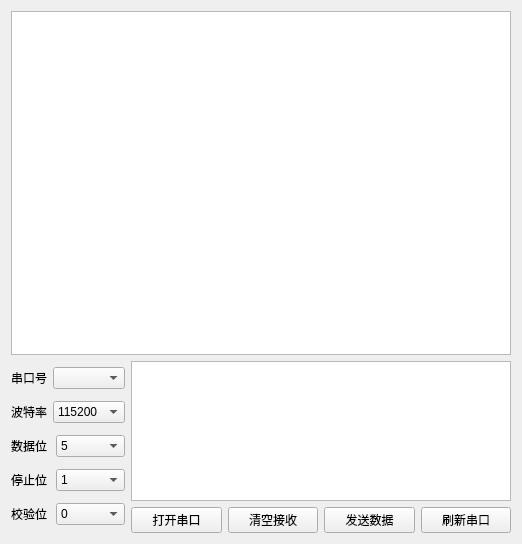
<?xml version="1.0" encoding="UTF-8"?>
<ui version="4.0">
 <class>SHSerialPort</class>
 <widget class="QWidget" name="SHSerialPort">
  <property name="geometry">
   <rect>
    <x>0</x>
    <y>0</y>
    <width>520</width>
    <height>544</height>
   </rect>
  </property>
  <property name="windowTitle">
   <string>Form</string>
  </property>
  <layout class="QGridLayout" name="gridLayout">
   <item row="0" column="0">
    <layout class="QVBoxLayout" name="verticalLayout_3" stretch="2,1">
     <item>
      <widget class="QTextEdit" name="m_textRev">
       <property name="sizePolicy">
        <sizepolicy hsizetype="Expanding" vsizetype="Minimum">
         <horstretch>0</horstretch>
         <verstretch>0</verstretch>
        </sizepolicy>
       </property>
       <property name="minimumSize">
        <size>
         <width>500</width>
         <height>300</height>
        </size>
       </property>
      </widget>
     </item>
     <item>
      <layout class="QHBoxLayout" name="horizontalLayout_7">
       <item>
        <layout class="QVBoxLayout" name="verticalLayout">
         <item>
          <layout class="QHBoxLayout" name="horizontalLayout">
           <item>
            <widget class="QLabel" name="label_2">
             <property name="text">
              <string>串口号</string>
             </property>
            </widget>
           </item>
           <item>
            <widget class="QComboBox" name="m_cboxPort">
             <property name="minimumSize">
              <size>
               <width>69</width>
               <height>0</height>
              </size>
             </property>
            </widget>
           </item>
          </layout>
         </item>
         <item>
          <layout class="QHBoxLayout" name="horizontalLayout_2">
           <item>
            <widget class="QLabel" name="label_3">
             <property name="text">
              <string>波特率</string>
             </property>
            </widget>
           </item>
           <item>
            <widget class="QComboBox" name="m_cboxBaud">
             <property name="enabled">
              <bool>true</bool>
             </property>
             <property name="sizePolicy">
              <sizepolicy hsizetype="Minimum" vsizetype="Fixed">
               <horstretch>0</horstretch>
               <verstretch>0</verstretch>
              </sizepolicy>
             </property>
             <property name="minimumSize">
              <size>
               <width>69</width>
               <height>0</height>
              </size>
             </property>
             <property name="editable">
              <bool>false</bool>
             </property>
             <property name="currentIndex">
              <number>7</number>
             </property>
             <item>
              <property name="text">
               <string>1200</string>
              </property>
             </item>
             <item>
              <property name="text">
               <string>2400</string>
              </property>
             </item>
             <item>
              <property name="text">
               <string>4800</string>
              </property>
             </item>
             <item>
              <property name="text">
               <string>9600</string>
              </property>
             </item>
             <item>
              <property name="text">
               <string>14400</string>
              </property>
             </item>
             <item>
              <property name="text">
               <string>19200</string>
              </property>
             </item>
             <item>
              <property name="text">
               <string>38400</string>
              </property>
             </item>
             <item>
              <property name="text">
               <string>115200</string>
              </property>
             </item>
            </widget>
           </item>
          </layout>
         </item>
         <item>
          <layout class="QHBoxLayout" name="horizontalLayout_3">
           <item>
            <widget class="QLabel" name="label_4">
             <property name="text">
              <string>数据位</string>
             </property>
            </widget>
           </item>
           <item>
            <widget class="QComboBox" name="m_cboxBitNum">
             <property name="minimumSize">
              <size>
               <width>69</width>
               <height>0</height>
              </size>
             </property>
             <item>
              <property name="text">
               <string>5</string>
              </property>
             </item>
             <item>
              <property name="text">
               <string>6</string>
              </property>
             </item>
             <item>
              <property name="text">
               <string>7</string>
              </property>
             </item>
             <item>
              <property name="text">
               <string>8</string>
              </property>
             </item>
            </widget>
           </item>
          </layout>
         </item>
         <item>
          <layout class="QHBoxLayout" name="horizontalLayout_4">
           <item>
            <widget class="QLabel" name="label_5">
             <property name="text">
              <string>停止位</string>
             </property>
            </widget>
           </item>
           <item>
            <widget class="QComboBox" name="m_cboxStop">
             <property name="minimumSize">
              <size>
               <width>69</width>
               <height>0</height>
              </size>
             </property>
             <item>
              <property name="text">
               <string>1</string>
              </property>
             </item>
             <item>
              <property name="text">
               <string>2</string>
              </property>
             </item>
            </widget>
           </item>
          </layout>
         </item>
         <item>
          <layout class="QHBoxLayout" name="horizontalLayout_5">
           <item>
            <widget class="QLabel" name="label_6">
             <property name="text">
              <string>校验位</string>
             </property>
            </widget>
           </item>
           <item>
            <widget class="QComboBox" name="m_cboxParity">
             <property name="minimumSize">
              <size>
               <width>69</width>
               <height>0</height>
              </size>
             </property>
             <item>
              <property name="text">
               <string>0</string>
              </property>
             </item>
            </widget>
           </item>
          </layout>
         </item>
        </layout>
       </item>
       <item>
        <layout class="QVBoxLayout" name="verticalLayout_2">
         <item>
          <widget class="QTextEdit" name="m_textSend"/>
         </item>
         <item>
          <layout class="QHBoxLayout" name="horizontalLayout_6">
           <item>
            <widget class="QPushButton" name="m_btnOpen">
             <property name="text">
              <string>打开串口</string>
             </property>
            </widget>
           </item>
           <item>
            <widget class="QPushButton" name="m_btnClr">
             <property name="text">
              <string>清空接收</string>
             </property>
            </widget>
           </item>
           <item>
            <widget class="QPushButton" name="m_btnSendData">
             <property name="text">
              <string>发送数据</string>
             </property>
            </widget>
           </item>
           <item>
            <widget class="QPushButton" name="m_btnRefresh">
             <property name="text">
              <string>刷新串口</string>
             </property>
            </widget>
           </item>
          </layout>
         </item>
        </layout>
       </item>
      </layout>
     </item>
    </layout>
   </item>
  </layout>
 </widget>
 <resources/>
 <connections/>
</ui>
